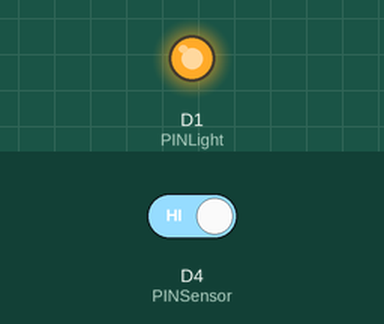
This sketch was run on a simulated ESP8266 (NodeMCU). On the bench: output pins drawn as LEDs (lit = HIGH). The test bench sets the inputs (shaded band); at power-on: D4 (PINSensor) HIGH.

Above: at 1.2 s.
1.3 s: D4 (PINSensor) driven LOW
At 2.0 s:
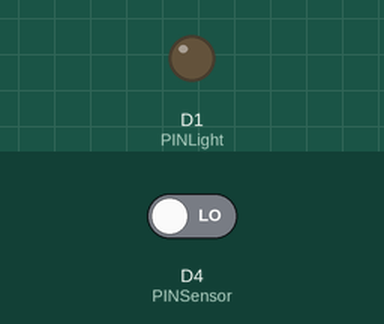
2.8 s: D4 (PINSensor) driven HIGH
At 3.2 s:
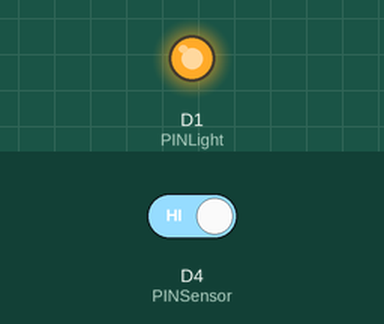
Timing chart, 0 to 5.8 s (numbered marks = the images above; inputs shaded):
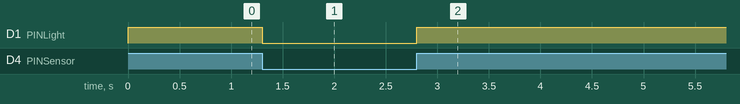

The sketch:

Sensor_de_movimento_Lampada_wifi.ino
```cpp
 /*Program: GemüseGarten WeatherStation
   created by Paloma Passos
*/

//Include Libraries
#include <ESP8266WiFi.h>

#include <SPI.h>
#include <Wire.h>

#include <SimpleTimer.h>


//definição do pino de saída do sensor PIR

int PINLight = D1;
int PINSensor = D4;

void setup() {
   Serial.begin(115200);

  pinMode(PINSensor, INPUT);
  pinMode(PINLight, OUTPUT);
}


void loop()
{
  int sensor = digitalRead(PINSensor);

  if (sensor == LOW ){
    digitalWrite(PINLight, LOW);
  } else {
    digitalWrite(PINLight, HIGH);
  }

  }
```

Measured:
- after the input at 1.3 s, D1 (PINLight): HIGH → LOW at once
- after the input at 2.8 s, D1 (PINLight): LOW → HIGH at once
